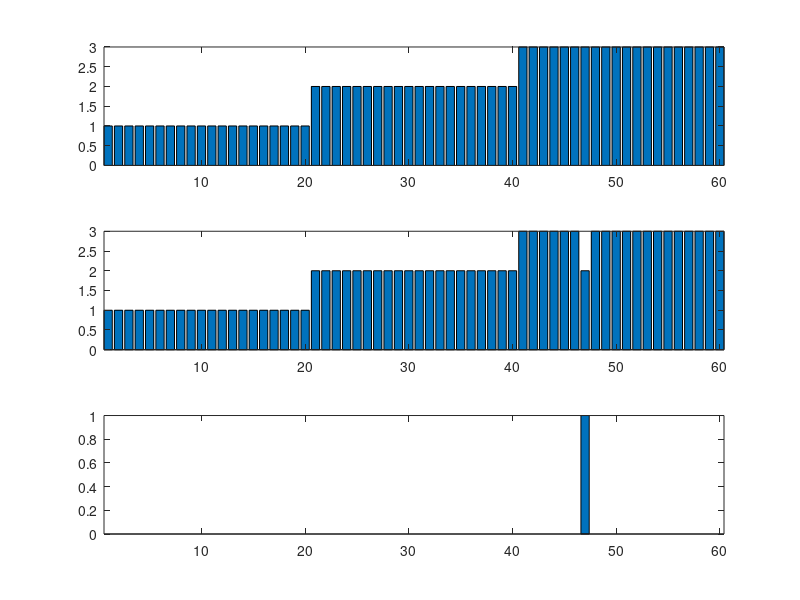
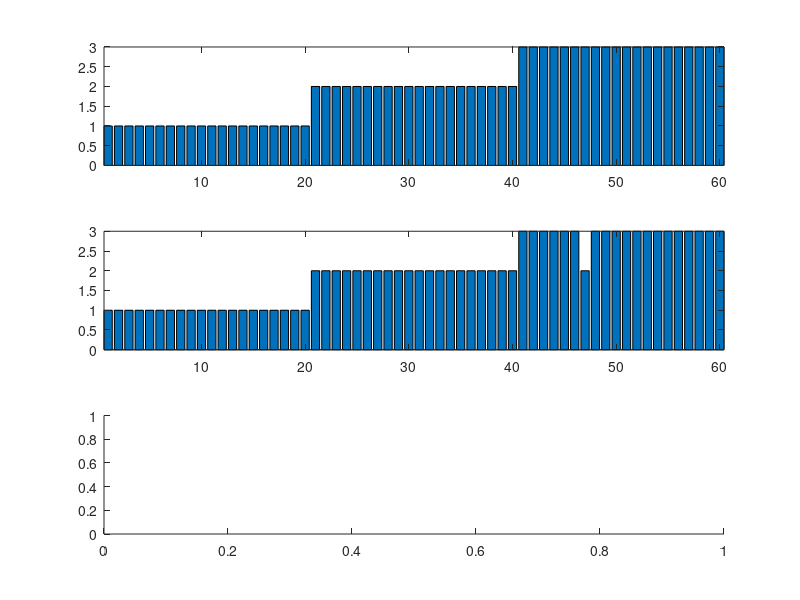

MATLAB code to generate these figures, in order: (Note: this script raises an error after producing the figures.)
%% 특징 4개를 모두 사용하여, 3개 종을 분류
% 데이터 불러오기 / 각 종을 숫자로 표현 1: setosa, 2: versicolor, 3: virginica / 학습데이터와 평가데이터 나누기
clear; close all; clc; 

load fisheriris;

spcs2num = [];
for k=1:1:length(species)
    if strcmp(species(k), 'setosa') == 1
        spcs2num(k,1) = 1;
    elseif strcmp(species(k), 'versicolor') == 1
        spcs2num(k,1) = 2;
    elseif strcmp(species(k), 'virginica') == 1
        spcs2num(k,1) = 3;
    end
end

tr_id = [21:1:50 71:1:100 121:1:150];
Training_data = meas(tr_id, :); % sepal length/width, petal length/width 모두 가져와라
Training_label = spcs2num(tr_id,:);

ts_id = [1:1:20 51:1:70 101:1:120];
Test_data = meas(ts_id, :);  % sepal length/width, petal length/width 모두 가져와라
Test_label = spcs2num(ts_id,:);

%%
k = 5;
final_group = [];
for id = 1:1:length(Test_label)
    tmp_data = Test_data(id,:); % 평가해보고 싶은 데이터 가져오기 
    
    % 학습 데이터와 평가해보고 싶은 데이터 간의 거리를 계산
    u_dis = [];
    for i=1:1:length(Training_label)
        u_dis(i,1) = sqrt( sum( (Training_data(i,:) - tmp_data).^2 ) );
    end
    
    % 가장 인접한 k개를 찾는다
    [s_v, s_i] = sort(u_dis, 'ascend');
    k_idx = s_i(1:k);
    
    % 해당 k개의 데이터가 어떤 그룹에 속해있는지 확인한다.
    k_group = Training_label(k_idx,1);
    final_group(id,1) = mode(k_group);% mode: 최빈값을 찾는 함수. (참고: 수학에서 mean은 평균, median은 중앙값, mode는 최빈값. 거기서 그 mode임)
end

figure;
subplot(311); bar(Test_label); axis tight;
subplot(312); bar(final_group); axis tight;
subplot(313); bar(Test_label - final_group); axis tight;

%% 내가 코드를 잘 구현했다면, 매트랩 내장함수를 이용한 결과와 똑같을 것. 비교해보자

mdl = fitcknn(Training_data, Training_label, 'NumNeighbors', k, 'Distance', 'euclidean');
mat_res = predict(mdl, Test_data);

figure;
subplot(311); bar(Test_label); axis tight; % 정답
subplot(312); bar(final_group); axis tight;% 내 결과
subplot(313); bar(mat_res); axis tight; % 매트랩 결과
